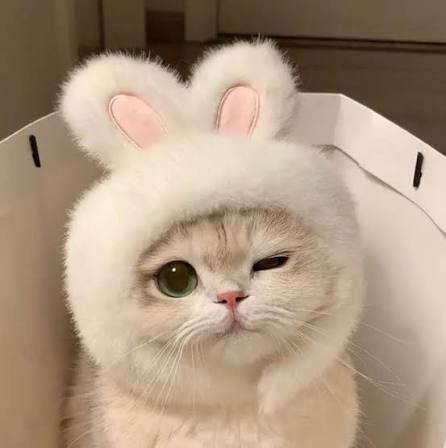
#> input picture images/cat.png, 446 x 448 px
$ python 05_filtering.py
#> lines starting #> are read from the running program, lines starting #| are printed output that depends on the picture
# ============================================================
# Filtering
#
# 1. Average Blur
# 2. Gaussian Blur
# 3. Median Filter and Noise Removal
# 4. Sharpening
# 5. Unsharp Masking
# ============================================================

import cv2
import numpy as np

image = cv2.imread("images/cat.png")
#> image is the input picture: shape (448, 446, 3); mean B, G, R 129.2, 150.9, 172

# 1. Average Blur: All nearby pixels have equal weight
average_blur = cv2.blur(
    image,
    (5, 5)  # Kernel: 5 columns × 5 rows = 25 pixel positions
)

# 2. Gaussian Blur: Center pixels have more importance
gaussian_blur = cv2.GaussianBlur(
    image,
    (5, 5),  # Kernel: 5 columns × 5 rows = 25 pixel positions
    0        # Automatically calculate Gaussian sigma
)

# Blur strength (approximate):
# (1, 1)   = No blur
# (3, 3)   = Light blur
# (5, 5)   = Moderate blur
# (9, 9)   = Strong blur
# (15, 15) = Very strong blur


# 3. Median Filter: Remove noise using the middle value of nearby pixels
median_filtered = cv2.medianBlur(
    image,
    5  # Kernel: 5 × 5 neighboring pixel positions
)

# [8 lines of commented-out code are left out]
noisy = image.copy()

noise = np.random.random(image.shape[:2])

noisy[noise < 0.05] = 0       # Add random black dots
noisy[noise > 0.95] = 255     # Add random white dots
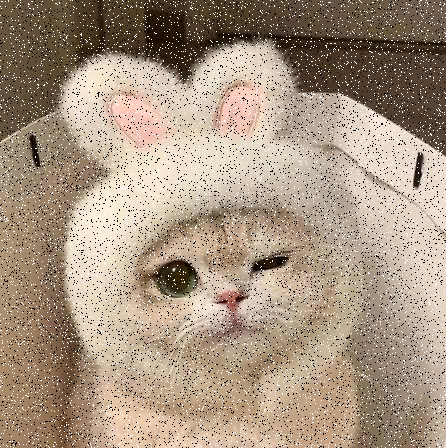
#> noisy: shape (448, 446, 3); mean B, G, R 129.2, 148.8, 167.7

noise_removed = cv2.medianBlur(noisy, 5)


# 4. Sharpening: Enhance image details
sharpened = cv2.detailEnhance(
    image,
    sigma_s=10,     # Size of the surrounding area considered
    sigma_r=0.15    # Sensitivity to color and brightness differences
)
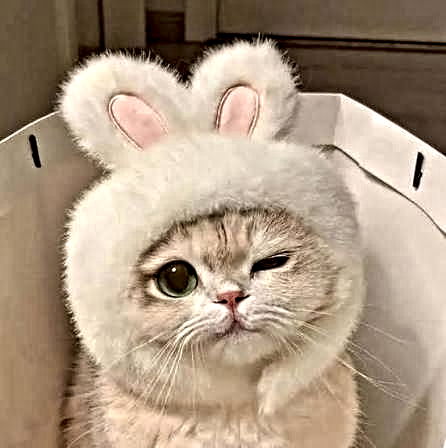
#> sharpened: shape (448, 446, 3); mean B, G, R 130.9, 152.2, 172.7


# 5. Unsharp Masking

# Step 1: Create a blurred version of the original image
blurred = cv2.GaussianBlur(
    image,
    (5, 5),  # Kernel: 5 columns × 5 rows
    0        # Automatically calculate Gaussian sigma
)

# Step 2: Sharpen by subtracting the blurred image
unsharp = cv2.addWeighted(
    image, 1.5,      # Original image × 1.5
    blurred, -0.5,   # Blurred image × -0.5
    0               # No brightness adjustment
)


# Display results
cv2.imshow("Original", image)
cv2.imshow("1. Average Blur", average_blur)
cv2.imshow("2. Gaussian Blur", gaussian_blur)
cv2.imshow("3. Median Filter", median_filtered)
cv2.imshow("3. Noisy Image", noisy)
cv2.imshow("3. Noise Removed", noise_removed)
cv2.imshow("4. Sharpening", sharpened)
cv2.imshow("5. Unsharp Masking", unsharp)

cv2.waitKey(0)
cv2.destroyAllWindows()

$ run again, with images/skin.png copied over images/cat.png
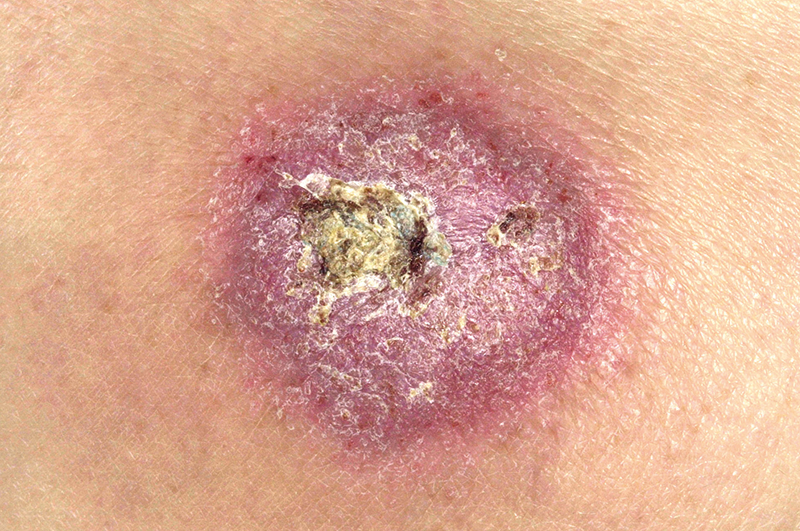
#> input picture images/skin.png, 800 x 531 px
#> image is the input picture: shape (531, 800, 3); mean B, G, R 144.6, 166.8, 218.9
#> `noisy[noise > 0.95] = 255`:
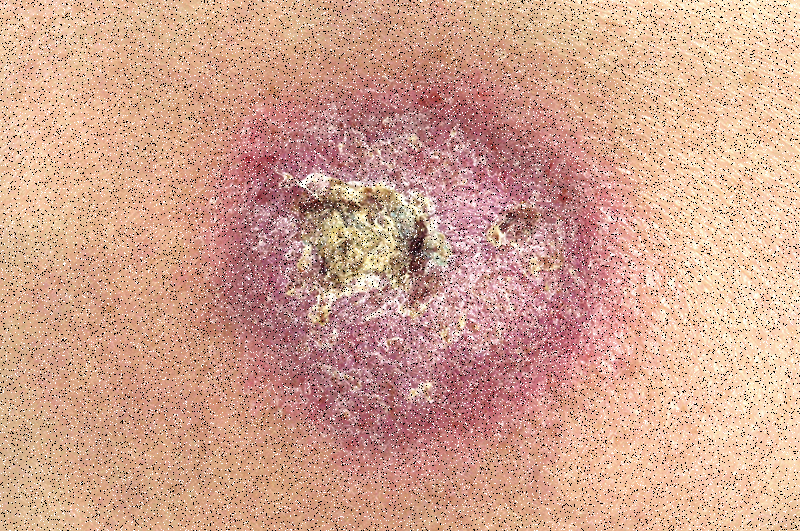
#> noisy: shape (531, 800, 3); mean B, G, R 142.9, 162.9, 209.7
#> `sharpened = cv2.detailEnhance( image, sigma_s=10,`:
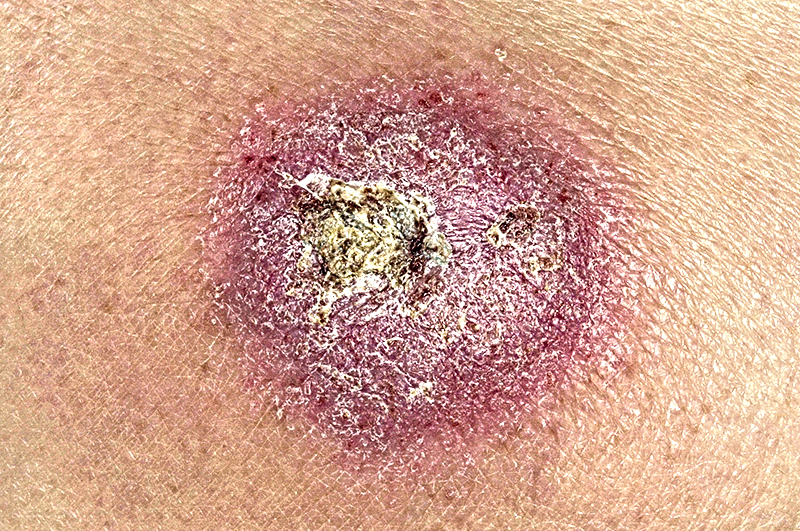
#> sharpened: shape (531, 800, 3); mean B, G, R 143.4, 164.7, 213
